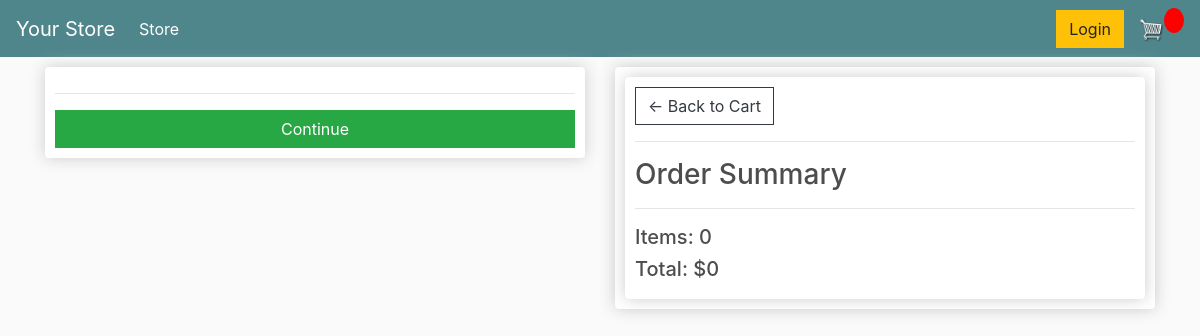
/checkout/ (signed in), run on an earlier commit of the app's database.
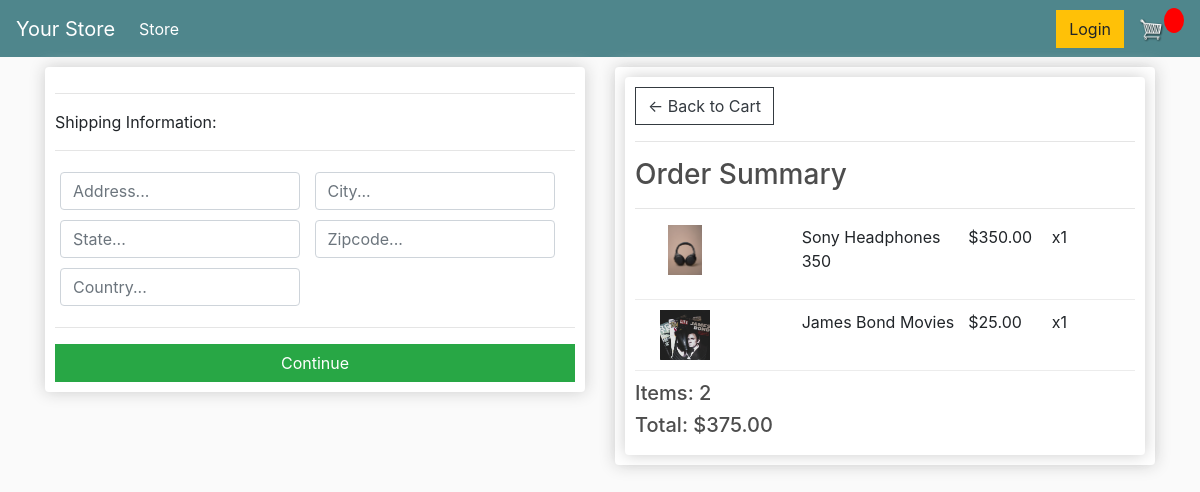
And on a later commit of the database.
### store/models.py (models this page shows, shortened)
class Order(models.Model):
    customer = models.ForeignKey(Customer, on_delete=models.SET_NULL, blank=True, null=True)
    date_ordered = models.DateTimeField(auto_now_add=True)
    complete = models.BooleanField(default=False)
    transaction_id = models.CharField(max_length=100, null=True)
    @property
    def get_cart_total(self):
        orderitems = self.orderitem_set.all()
        total = sum([item.get_total for item in orderitems])
        return total
    @property
    def get_cart_items(self):
        orderitems = self.orderitem_set.all()
        total = sum([item.quantity for item in orderitems])
        return total
    @property
    def shipping(self):
        for item in self.orderitem_set.all():
            if item.product.digital == False:
                return True
        return False

class OrderItem(models.Model):
    product = models.ForeignKey(Product, on_delete=models.SET_NULL, null=True)
    order = models.ForeignKey(Order, on_delete=models.SET_NULL, null=True)
    quantity = models.IntegerField(default=0, null=True, blank=True)
    date_added = models.DateTimeField(auto_now_add=True)
    @property
    def get_total(self):
        return self.quantity * self.product.price

class Product(models.Model):
    name = models.CharField(max_length=200, null=True)
    price = models.DecimalField(max_digits=7, decimal_places=2)
    digital = models.BooleanField(default=False)
    image = models.ImageField()

### store/views.py (the view)
# urls.py: path("checkout/", checkout, name="checkout"),
def checkout(request):
    shipping = False
    customer = None
    total = 0
    if request.user.is_authenticated:
        customer = request.user.customer
        order, created = Order.objects.get_or_create(customer=customer, complete=False)
        order_items = order.orderitem_set.all()
        shipping = order.shipping
        total = order.get_cart_total
    print(total)
    context = {'order_items': order_items, 'order': order, 'shipping': shipping, 'customer': customer, 'total': total}
    return render(request, "store/checkout.html", context)

### store/templates/store/checkout.html (shortened to what this page needs)
{% extends 'store/main.html' %} {% load static %} {% block content %}
<div class="row">
  <div class="col-lg-6">
    <div class="box-element" id="form-wrapper">
      <form id="form">
         {% if shipping %}
        <div id="shipping-info">
          <hr />
          <p>Shipping Information:</p>
          <hr />
          <div class="form-field">
            <input
              class="form-control"
              type="text"
              name="address"
              placeholder="Address..."
            />
          </div>
          <div class="form-field">
            <input
              class="form-control"
              type="text"
              name="city"
              placeholder="City..."
            />
          </div>
          <div class="form-field">
            <input
              class="form-control"
              type="text"
              name="state"
              placeholder="State..."
            />
          </div>
          <div class="form-field">
            <input
              class="form-control"
              type="text"
              name="zipcode"
              placeholder="Zipcode..."
            />
          </div>
          <div class="form-field">
            <input
              class="form-control"
              type="text"
              name="country"
              placeholder="Country..."
            />
          </div>
        </div>
        {% endif %}
        <hr />
        <input
          id="form-button"
          class="btn btn-success btn-block"
          type="submit"
          value="Continue"
        />
      </form>
    </div>
    <br />
  </div>
  <div class="col-lg-6">
    <div class="box-element">
      <div class="box-element">
        <a class="btn btn-outline-dark" href="{% url 'cart' %}"
          >&#x2190; Back to Cart</a
        >
        <hr />
        <h3>Order Summary</h3>
        <hr />
        {% for item in order_items %}
        <div class="cart-row">
          <div style="flex: 2">
            <img class="row-image" src="{{ item.product.image.url }}" />
          </div>
          <div style="flex: 2"><p>{{item.product.name}}</p></div>
          <div style="flex: 1">
            <p>${{item.product.price|floatformat:2}}</p>
          </div>
          <div style="flex: 1"><p>x{{item.quantity}}</p></div>
        </div>
        {% endfor %}
        <h5>Items: {{order.get_cart_items}}</h5>
        <h5>Total: ${{order.get_cart_total}}</h5>
      </div>
    </div>
  </div>
</div>
{% endblock content %}

What changed in the data, as far as the page shows it:
added OrderItem: product.image (picture), product.name "Sony Headphones 350", product.price "350.00", quantity "1"
added OrderItem: product.image (picture), product.name "James Bond Movies", product.price "25.00", quantity "1"
computed for Order: get_cart_items "0" → "2"; get_cart_total "0" → "375.00"
Also different on the page:
text now shown: "Shipping Information:"
